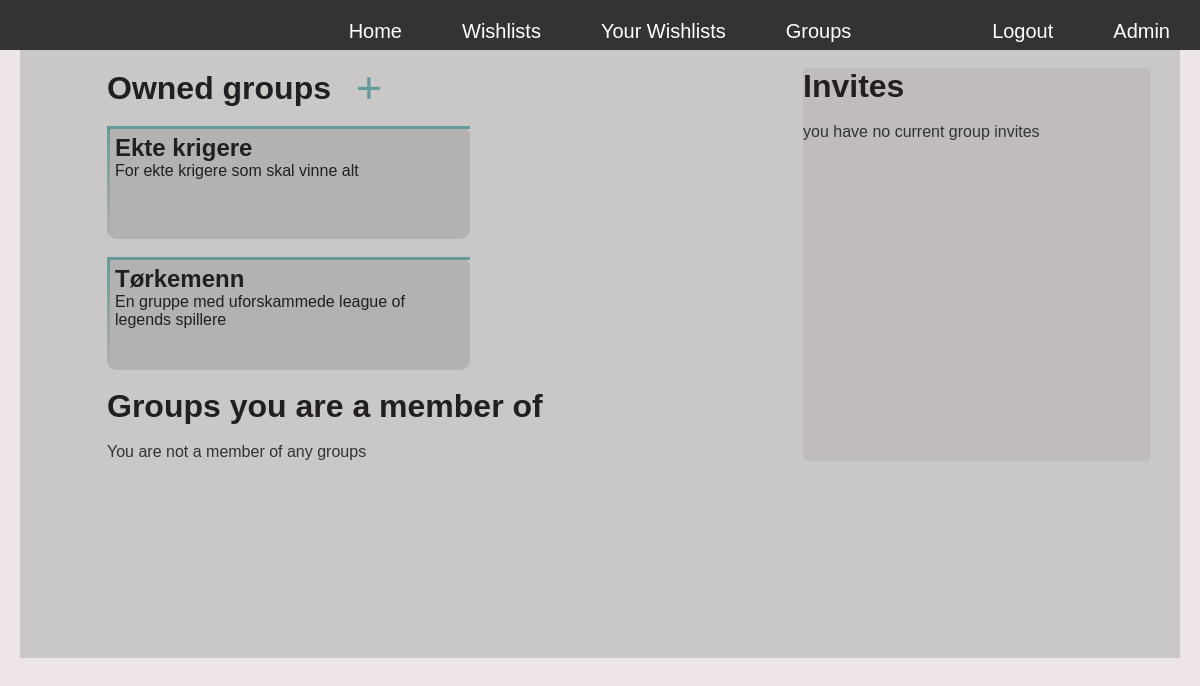
The page /groups/ (signed in) on the database as committed earlier.
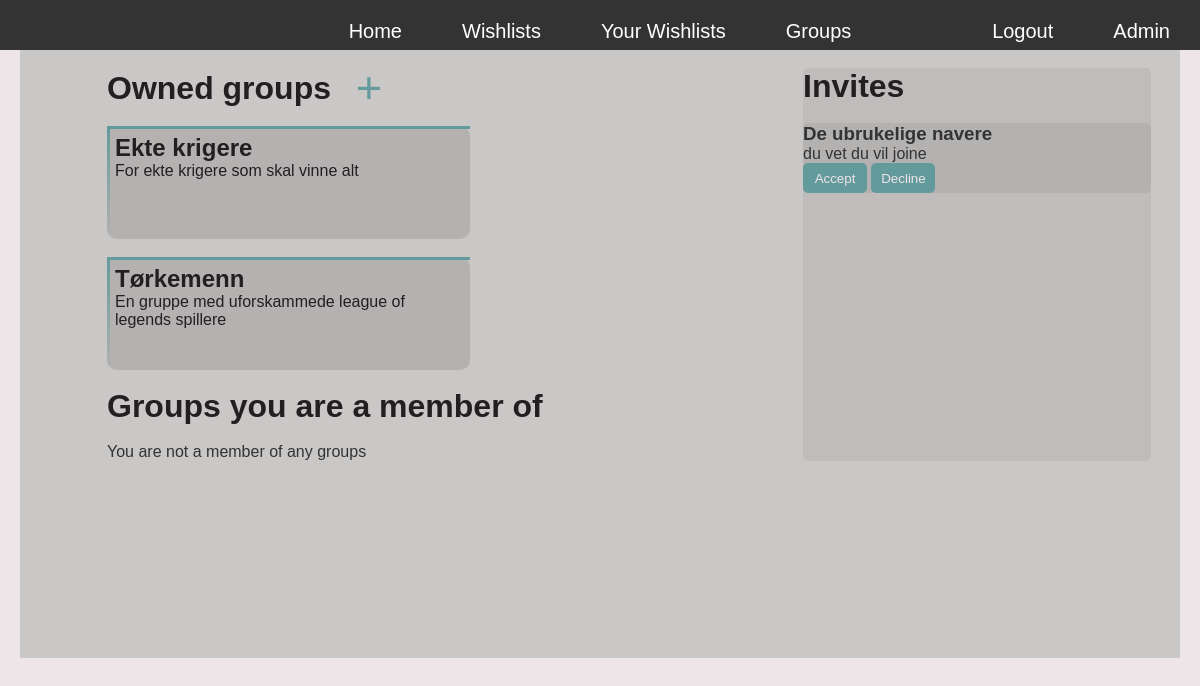
The same page on the database as committed later.
### wishlistManager/models.py (models this page shows, shortened)
class WishlistGroup(models.Model):
    name = models.CharField(max_length=100)
    description = models.TextField()
    owner = models.ForeignKey('auth.User', related_name='owned_groups', on_delete=models.CASCADE)
    members = models.ManyToManyField('auth.User', related_name='wishlist_groups')
    image = models.ImageField(upload_to='images/', blank=True, null=True)

class GroupInvite(models.Model):
    group = models.ForeignKey(WishlistGroup, related_name='group_invites', on_delete=models.CASCADE)
    user = models.ForeignKey('auth.User', related_name='group_invites', on_delete=models.CASCADE)
    message = models.TextField()
    class Meta:
        unique_together = ('group', 'user',)

### wishlistManager/views.py (the view)
# urls.py: path("", views.groups_view, name="groups"),
@login_required
def groups_view(request):
    groups = WishlistGroup.objects.all()
    your_groups = [group for group in groups if request.user in group.members.all() and group.owner != request.user]
    owned_groups = [group for group in groups if group.owner == request.user]
    invites = GroupInvite.objects.filter(user=request.user)
    context = {'group_list': your_groups, 'owned_groups': owned_groups, 'invites':invites}
    return render(request, 'groups/groups.html', context)

### wishlistManager/templates/groups/groups.html (shortened to what this page needs)
{% extends "base.html" %}
{% load static %}
        {% block content %}
        <div class="group_content">
            <div class="group_lists">
                <div class="titlebox">
                    <h1>Owned groups </h1>
                    <form action="{% url 'create_group' %}" method = "get">
                        <button class="transparent_button" type="submit">+</button>
                    </form>
                </div>
                <br>
                {% for group in owned_groups %}
                    <a class="group_link" href = {% url 'group_detail' group.id %}>
                        <div class= "group">
                            <h2>{{ group.name }}</h2>
                            {% if group.description %}
                                <p>{{ group.description }}</p>
                            {% endif %}
                        </div>
                    <br>
                {% endfor %}
                <h1>Groups you are a member of</h1>
                <br>
                {% if group_list|length == 0 %}
                <p>You are not a member of any groups</p>
                {% endif %}
            </div>
            <div class="invites">
                <h1> Invites </h1>
                <br>
                {% if invites|length == 0 %}
                    <p> you have no current group invites</p>
                {% endif %}
                {% for invite in invites %}
                    <div class="invite">
                        <h3>{{ invite.group.name }}</h3>
                        <p>{{ invite.message }}</p>
                        <button class="" type="submit">Accept</button>
                        <button class="" type="submit">Decline</button>
                    </div>
                {% endfor %}
            </div>
        </div>
        {% endblock %}

### wishlistManager/templates/base.html (shortened to what this page needs)
{% load static %}
<html>
<head>
    <link rel='stylesheet' type='text/css' media='screen' href='{% static "styles/styles.css" %}'>
</head>
<body>
    <nav class="topbar">
        <div class="topbar-left" id="topbar-left"></div>
        <div class="topbar-center" id="topbar-center">
            <button class="topbarButton" onclick="window.location.href = '{% url 'index' %}'">Home</button>
            <button class="topbarButton" onclick="window.location.href = '{% url 'wishlist_list' %}'">Wishlists</button>
            <button class="topbarButton" onclick="window.location.href = '{% url 'your_wishlists' %}'">Your Wishlists</button>
            <button class="topbarButton" onclick="window.location.href = '{% url 'groups' %}'">Groups</button>
        </div>
        <div class="topbar-right" id="topbar-right">
            {% if request.user.is_authenticated %}
                <button class="topbarButton" href="#" onclick="document.getElementById('logout-form').submit(); return false;">Logout</button>
            {% else %}
                <button class="topbarButton" href="#" onclick="document.getElementById('login-form').submit(); return false;">Login</button>
            {% endif %}
            {% if request.user.is_authenticated and request.user.is_staff %}
                <button class="topbarButton" onclick="window.location.href='{% url 'admin:index' %}'">Admin</button>
            {% endif %}
        </div>
    </nav>
    <div class="centered_box">
        <br>
        {% block content %}
        {% endblock %}
    </div>
</body >
</html>

### wishlistManager/static/styles/styles.css (style rules this page uses)
* { margin: 0; padding: 0; }
body { font-family: Arial, Helvetica, sans-serif; background-color: #eee5e9; color: #333; margin:0; padding: 20px; overflow: hidden; }
h1 { color: #221e22; }
a { text-decoration: none; color: #221e22; }
button { background-color: #639a9b; color: #eee5e9; padding: 10px 20px; border: none; border-radius: 5px; cursor: pointer; }
.topbar { background-color: #333; color: #eee5e9; padding: 10px; width: 100%; height: 50px; display: flex; position: fixed; top: 0; left: 0; box-sizing: border-box; z-index: 100; }
.topbar-left { display: flex; justify-content: flex-start; flex: 1; gap: 20px; }
.topbar-center { display: flex; flex: 3; justify-content: center; gap: 20px; }
.topbar-right { display: flex; justify-content: flex-end; flex: 1; gap: 20px; }
.topbarButton { background-color: #221e2200; color: white; padding: 10px 20px; border: none; border-radius: 5px; cursor: pointer; font-size: 20px; height: 40px; }
.centered_box { display: flex; flex-direction: column; justify-content: top; align-items: center; margin-top: 30px; overflow-y: auto; box-sizing: border-box; max-height: calc(100vh - 50px); min-height: 80%; background-color: #cac7c7; }
form { max-width: 400px; margin: 0 auto; border-radius: 10px; box-shadow: 0 4p 8px rgba(0,0,0,0.1); padding: 20px; }
.group { background-color: #b4b1b1; width: 350px; min-height: 100px; padding: 5px; border-radius: 10px; border-top: 3px solid #639a9b; border-left: 3px solid; border-right-color: transparent; border-image: linear-gradient(to bottom, #639a9b, transparent) 1 100%; border-image-slice: 1; }
.group_link { width: 350px; display: block; }
.group_content { display: flex; flex-direction: row; width: 90%; margin-left: 5%; }
.group_lists { flex:2 }
.transparent_button { background-color: #00000000; border: none; cursor: pointer; font-size: 45px; width: 30px; height: 30px; padding: 0px; color: #639a9b; line-height: 0.5; text-align: center; }
.invites { flex:1; background-color: #c0bcbc; border-radius: 5px; }
.invite { background-color: #b4b1b1; border-radius: 5px; }
.invite button { width: 64px; height: 30px; padding: 0px; }
.titlebox { display: flex; align-items: center; justify-content: center; height: 40px; width: 300px; padding: 0px; }

Rows that differ between the two databases and show on the page:
added GroupInvite: group.name "De ubrukelige navere", message "du vet du vil joine"
Other text that changed with them:
text no longer shown: "you have no current group invites"
